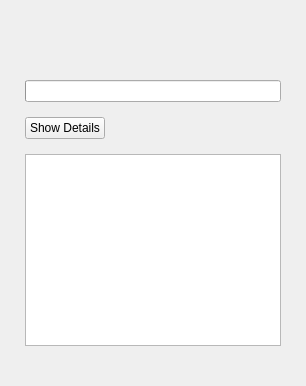
  <widget class="ProgressPage" name="progress_page">
   <property name="title">
    <string>&lt;p&gt;&lt;/p&gt;&lt;font size=18&gt;&amp;nbsp;Hang on, setting up your project&lt;/font&gt;&lt;p&gt;&lt;/p&gt;</string>
   </property>
   <property name="subTitle">
    <string>&amp;nbsp;</string>
   </property>
   <layout class="QVBoxLayout" name="verticalLayout_5">
    <property name="spacing">
     <number>15</number>
    </property>
    <property name="leftMargin">
     <number>25</number>
    </property>
    <property name="rightMargin">
     <number>25</number>
    </property>
    <item>
     <spacer name="verticalSpacer_22">
      <property name="orientation">
       <enum>Qt::Vertical</enum>
      </property>
      <property name="sizeHint" stdset="0">
       <size>
        <width>20</width>
        <height>40</height>
       </size>
      </property>
     </spacer>
    </item>
    <item>
     <widget class="QLabel" name="message">
      <property name="text">
       <string/>
      </property>
     </widget>
    </item>
    <item>
     <widget class="QProgressBar" name="progress"/>
    </item>
    <item>
     <layout class="QHBoxLayout" name="horizontalLayout_3">
      <item>
       <widget class="QPushButton" name="additional_details_button">
        <property name="baseSize">
         <size>
          <width>20</width>
          <height>32</height>
         </size>
        </property>
        <property name="focusPolicy">
         <enum>Qt::NoFocus</enum>
        </property>
        <property name="text">
         <string>Show Details</string>
        </property>
        <property name="autoDefault">
         <bool>false</bool>
        </property>
        <property name="flat">
         <bool>false</bool>
        </property>
       </widget>
      </item>
      <item>
       <spacer name="horizontalSpacer_3">
        <property name="orientation">
         <enum>Qt::Horizontal</enum>
        </property>
        <property name="sizeHint" stdset="0">
         <size>
          <width>40</width>
          <height>20</height>
         </size>
        </property>
       </spacer>
      </item>
     </layout>
    </item>
    <item>
     <widget class="QPlainTextEdit" name="progress_output">
      <property name="focusPolicy">
       <enum>Qt::NoFocus</enum>
      </property>
      <property name="undoRedoEnabled">
       <bool>false</bool>
      </property>
      <property name="lineWrapMode">
       <enum>QPlainTextEdit::NoWrap</enum>
      </property>
      <property name="readOnly">
       <bool>true</bool>
      </property>
      <property name="textInteractionFlags">
       <set>Qt::LinksAccessibleByKeyboard|Qt::LinksAccessibleByMouse|Qt::TextBrowserInteraction|Qt::TextSelectableByKeyboard|Qt::TextSelectableByMouse</set>
      </property>
     </widget>
    </item>
    <item>
     <spacer name="verticalSpacer">
      <property name="orientation">
       <enum>Qt::Vertical</enum>
      </property>
      <property name="sizeHint" stdset="0">
       <size>
        <width>20</width>
        <height>0</height>
       </size>
      </property>
     </spacer>
    </item>
    <item>
     <widget class="QLabel" name="complete_errors">
      <property name="styleSheet">
       <string notr="true">color: rgb(252, 98, 70);</string>
      </property>
      <property name="text">
       <string/>
      </property>
      <property name="alignment">
       <set>Qt::AlignCenter</set>
      </property>
      <property name="wordWrap">
       <bool>true</bool>
      </property>
     </widget>
    </item>
   </layout>
  </widget>
